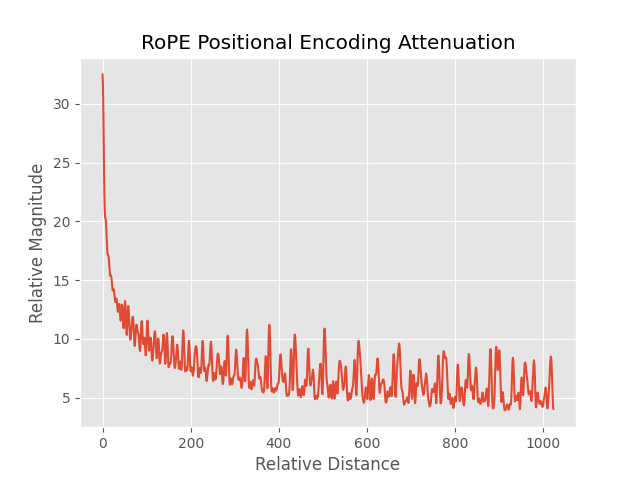

Python code for this plot:
import numpy as np
import matplotlib.pyplot as plt

plt.style.use('ggplot')

d = 128  # Dimension
theta = lambda t: 10000 ** (-2 * t / d)

def f(m):
    total = 0
    for j in range(d // 2):
        inner_sum = np.sum(np.exp(1j * m * theta(np.arange(j + 1))))
        total += np.linalg.norm(inner_sum)
    return total / (d / 2)

# Range of m values to evaluate
m_values = np.arange(0, 1024)  # Up to 256

# Calculate f(m) for each m
f_values = np.array([f(m) for m in m_values])

# Plotting
plt.plot(m_values, f_values)
plt.xlabel('Relative Distance')
plt.ylabel('Relative Magnitude')
plt.title('RoPE Positional Encoding Attenuation')
#plt.grid(axis='y')
plt.savefig('pos_attenuation.png')
plt.show()
